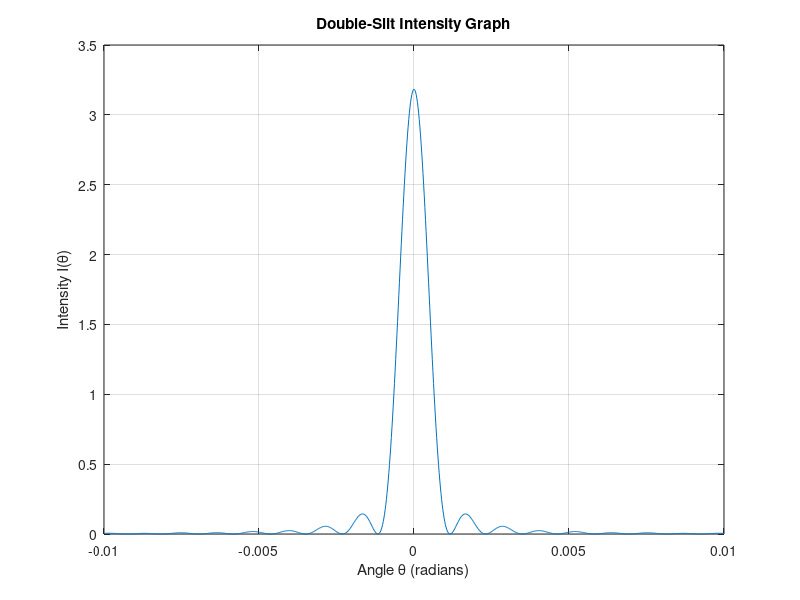

The MATLAB script that drew this image:
clc;
clear;
d = 0.000279040404040404;
a = 0.000281186868686869;
% d = 0.1e-3; % Slit separation (0.1 mm)
% a = 0.02e-3; % Slit width (0.02 mm)
lambda = 650e-9;
power = 1e-3;
area = pi*(0.01)^2;
I_m = power/area;
% I_m = 1;
theta = linspace(-0.01, 0.01, 1000);
alpha = (pi * a / lambda) * sin(theta);
beta = (pi * d / lambda) * sin(theta);
% % all variables and expressions declared. Now time to find out what I_m is and I(theta).
% solve(0 == I_m*cos(beta).*cos(beta).*(sin(alpha)/alpha).^2,I_m)
% I = I_m*cos(beta).*cos(beta).*(sin(alpha)/alpha);
I = I_m * (cos(beta).^2) .* ((sin(alpha) ./ alpha).^2);
figure;
plot(theta,I);
xlabel('Angle \theta (radians)');
ylabel('Intensity I(\theta)');
title('Double-Slit Intensity Graph');
grid;
